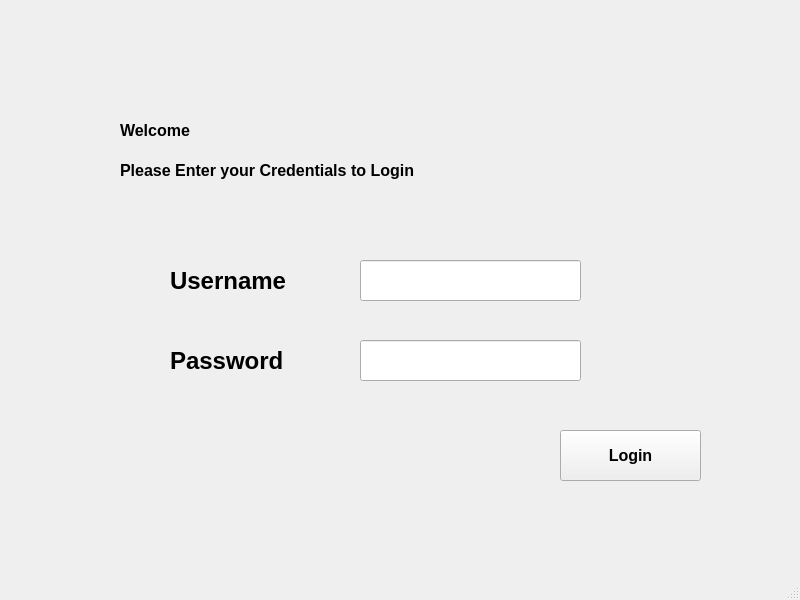
<?xml version="1.0" encoding="UTF-8"?>
<ui version="4.0">
 <class>MainWindow</class>
 <widget class="QMainWindow" name="MainWindow">
  <property name="geometry">
   <rect>
    <x>0</x>
    <y>0</y>
    <width>800</width>
    <height>600</height>
   </rect>
  </property>
  <property name="windowTitle">
   <string>MainWindow</string>
  </property>
  <widget class="QWidget" name="centralwidget">
   <widget class="QLineEdit" name="lineEdit">
    <property name="geometry">
     <rect>
      <x>360</x>
      <y>260</y>
      <width>221</width>
      <height>41</height>
     </rect>
    </property>
   </widget>
   <widget class="QLineEdit" name="lineEdit_2">
    <property name="geometry">
     <rect>
      <x>360</x>
      <y>340</y>
      <width>221</width>
      <height>41</height>
     </rect>
    </property>
   </widget>
   <widget class="QLabel" name="label">
    <property name="geometry">
     <rect>
      <x>170</x>
      <y>260</y>
      <width>131</width>
      <height>41</height>
     </rect>
    </property>
    <property name="font">
     <font>
      <pointsize>18</pointsize>
      <bold>true</bold>
     </font>
    </property>
    <property name="text">
     <string>Username</string>
    </property>
   </widget>
   <widget class="QLabel" name="label_2">
    <property name="geometry">
     <rect>
      <x>170</x>
      <y>340</y>
      <width>131</width>
      <height>41</height>
     </rect>
    </property>
    <property name="font">
     <font>
      <pointsize>18</pointsize>
      <bold>true</bold>
     </font>
    </property>
    <property name="text">
     <string>Password</string>
    </property>
   </widget>
   <widget class="QLabel" name="label_3">
    <property name="geometry">
     <rect>
      <x>120</x>
      <y>110</y>
      <width>91</width>
      <height>41</height>
     </rect>
    </property>
    <property name="font">
     <font>
      <pointsize>12</pointsize>
      <bold>true</bold>
     </font>
    </property>
    <property name="text">
     <string>Welcome </string>
    </property>
   </widget>
   <widget class="QLabel" name="label_4">
    <property name="geometry">
     <rect>
      <x>120</x>
      <y>150</y>
      <width>391</width>
      <height>41</height>
     </rect>
    </property>
    <property name="font">
     <font>
      <pointsize>12</pointsize>
      <bold>true</bold>
     </font>
    </property>
    <property name="text">
     <string>Please Enter your Credentials to Login</string>
    </property>
   </widget>
   <widget class="QPushButton" name="pushButton">
    <property name="geometry">
     <rect>
      <x>560</x>
      <y>430</y>
      <width>141</width>
      <height>51</height>
     </rect>
    </property>
    <property name="font">
     <font>
      <pointsize>12</pointsize>
      <bold>true</bold>
     </font>
    </property>
    <property name="text">
     <string>Login</string>
    </property>
   </widget>
  </widget>
  <widget class="QMenuBar" name="menubar">
   <property name="geometry">
    <rect>
     <x>0</x>
     <y>0</y>
     <width>800</width>
     <height>22</height>
    </rect>
   </property>
  </widget>
  <widget class="QStatusBar" name="statusbar"/>
 </widget>
 <resources/>
 <connections/>
</ui>
